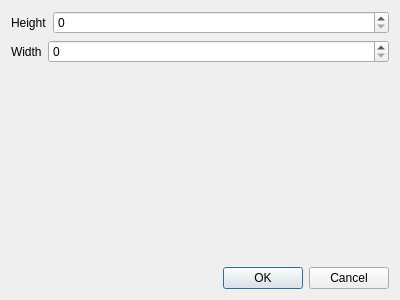
<?xml version="1.0" encoding="UTF-8"?>
<ui version="4.0">
 <class>ScenePropertiesDialog</class>
 <widget class="QDialog" name="ScenePropertiesDialog">
  <property name="geometry">
   <rect>
    <x>0</x>
    <y>0</y>
    <width>400</width>
    <height>300</height>
   </rect>
  </property>
  <property name="windowTitle">
   <string>Dialog</string>
  </property>
  <layout class="QVBoxLayout" name="verticalLayout">
   <item>
    <layout class="QHBoxLayout" name="horizontalLayout_2" stretch="0,1">
     <item>
      <widget class="QLabel" name="label_2">
       <property name="text">
        <string>Height</string>
       </property>
      </widget>
     </item>
     <item>
      <widget class="QSpinBox" name="m_height"/>
     </item>
    </layout>
   </item>
   <item>
    <layout class="QHBoxLayout" name="horizontalLayout" stretch="0,1">
     <item>
      <widget class="QLabel" name="label">
       <property name="text">
        <string>Width</string>
       </property>
      </widget>
     </item>
     <item>
      <widget class="QSpinBox" name="m_width"/>
     </item>
    </layout>
   </item>
   <item>
    <spacer name="verticalSpacer">
     <property name="orientation">
      <enum>Qt::Vertical</enum>
     </property>
     <property name="sizeHint" stdset="0">
      <size>
       <width>20</width>
       <height>40</height>
      </size>
     </property>
    </spacer>
   </item>
   <item>
    <widget class="QDialogButtonBox" name="buttonBox">
     <property name="orientation">
      <enum>Qt::Horizontal</enum>
     </property>
     <property name="standardButtons">
      <set>QDialogButtonBox::Cancel|QDialogButtonBox::Ok</set>
     </property>
    </widget>
   </item>
  </layout>
 </widget>
 <resources/>
 <connections>
  <connection>
   <sender>buttonBox</sender>
   <signal>accepted()</signal>
   <receiver>ScenePropertiesDialog</receiver>
   <slot>accept()</slot>
   <hints>
    <hint type="sourcelabel">
     <x>248</x>
     <y>254</y>
    </hint>
    <hint type="destinationlabel">
     <x>157</x>
     <y>274</y>
    </hint>
   </hints>
  </connection>
  <connection>
   <sender>buttonBox</sender>
   <signal>rejected()</signal>
   <receiver>ScenePropertiesDialog</receiver>
   <slot>reject()</slot>
   <hints>
    <hint type="sourcelabel">
     <x>316</x>
     <y>260</y>
    </hint>
    <hint type="destinationlabel">
     <x>286</x>
     <y>274</y>
    </hint>
   </hints>
  </connection>
 </connections>
</ui>
